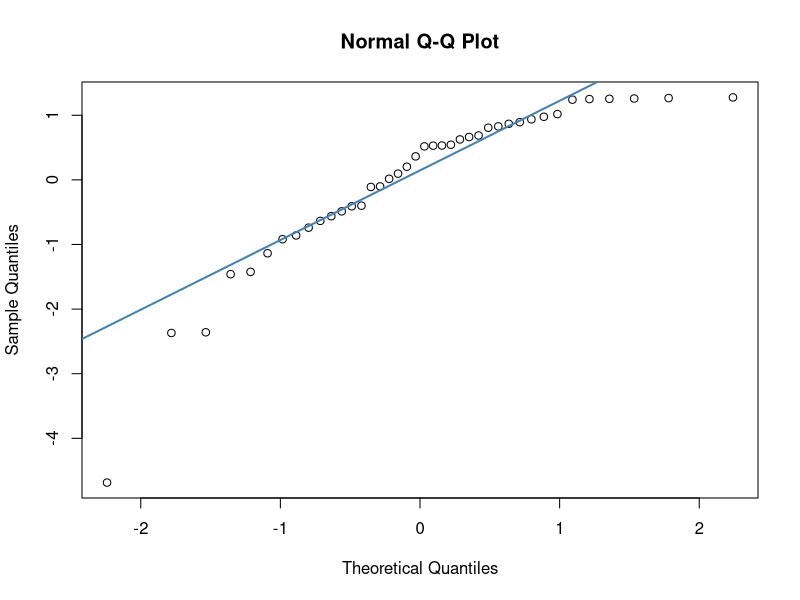
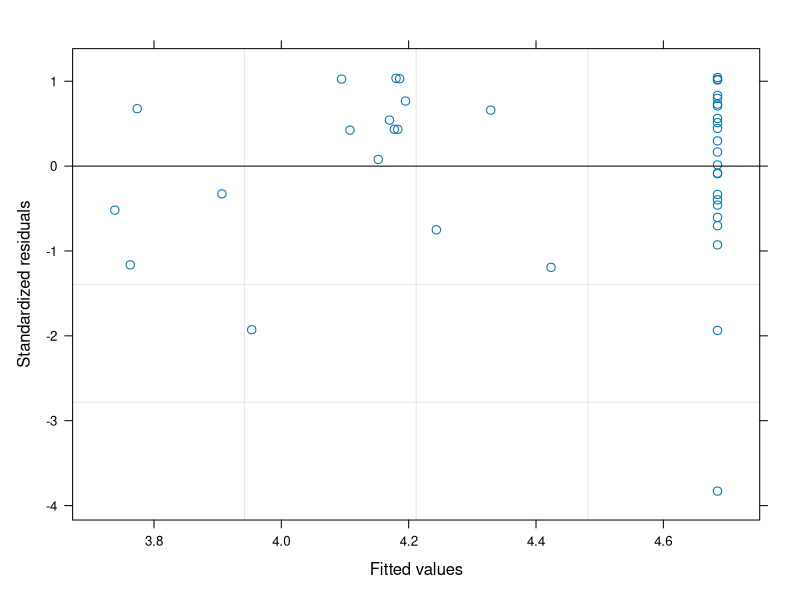
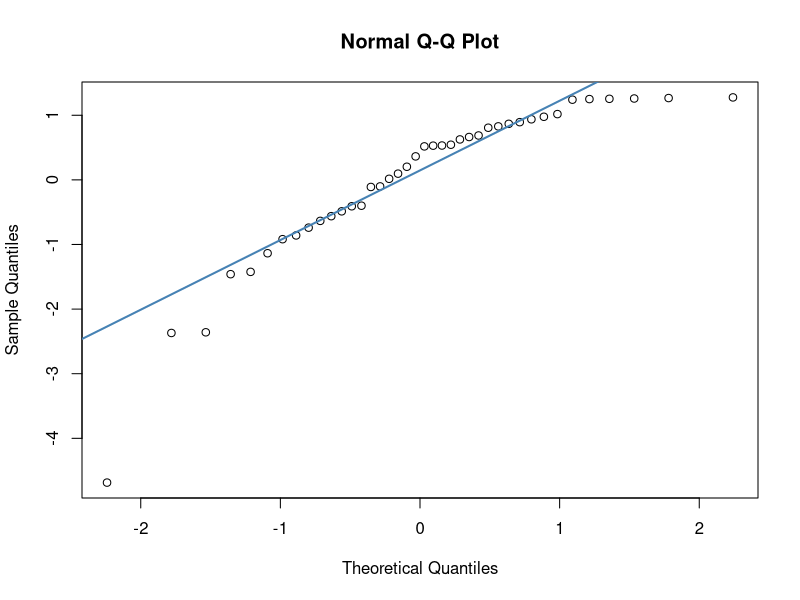
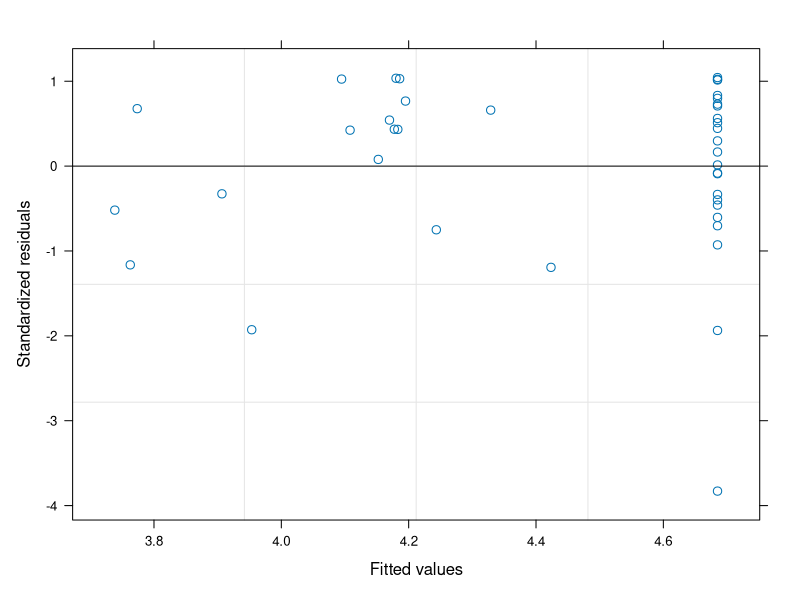

These charts were generated, in order, by the following R code:
rm(list=ls(all.names =  TRUE))
gc()

#Compare model with random slopes and without random slope.
#Intercepts are always random.


library(nlme)
library(readxl)
library(lattice)
library(tidyverse)


data0 <-read_excel("Input SP_vs_RNA.xlsx", sheet=1)
data1=na.omit(data0)

#--------------------------------------------------
print("=======Model with random group effect===========")

ctrl <- lmeControl(opt='optim');
m1a=lme(sp~1+rna, random = list(cohort = pdDiag(~ rna)), data=data1,control=ctrl,method="ML")
summary(m1a)
anova(m1a)
qqnorm(resid(m1a))
qqline(resid(m1a), col = "steelblue", lwd = 2)
plot(m1a)

print("Model without random group effect")
ctrl <- lmeControl(opt='optim');
m1b=lme(sp~1+rna, random =~ 1|cohort, data=data1,control=ctrl,method="ML")
summary(m1b)
anova(m1b)
qqnorm(resid(m1b))
qqline(resid(m1b), col = "steelblue", lwd = 2)
plot(m1b)
print("comparison of models with no group effect and with the group effect" )
anova(m1b,m1a)

print("fixed effect and coef. of model WITH random group effect"  )
fixed.effects(m1a)
coef(m1a)

print("fixed effectand coef. of model WITHOUT random group effec"  )
fixed.effects(m1b)
coef(m1b)
